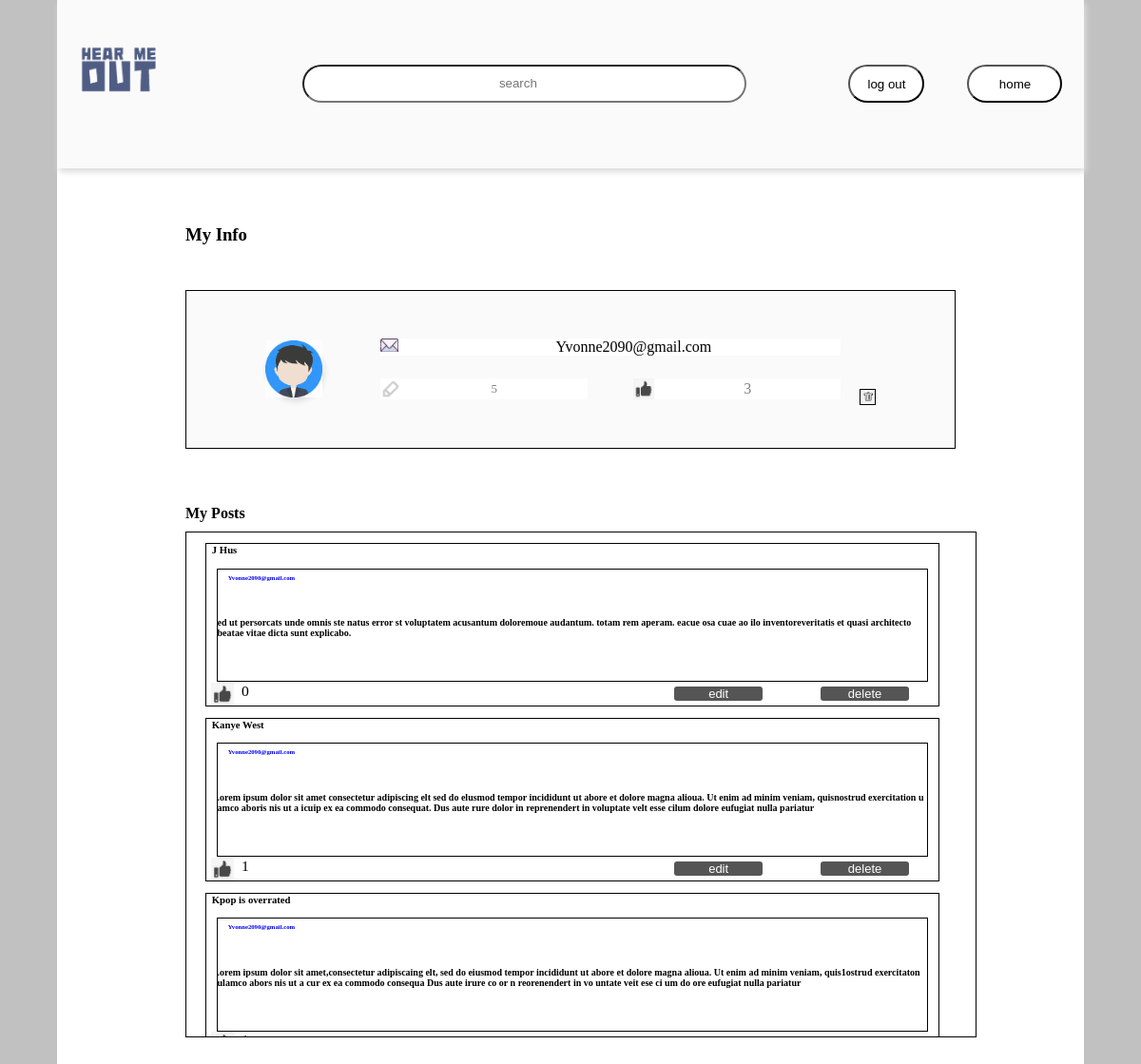
The page /personal/ (signed in) on the database its author committed.
### Account/models.py (models this page shows)
class Account(AbstractUser):
    avatar = models.URLField(verbose_name="customer avatar", default="/media/pic/default.jpg")
    is_deleted = models.BooleanField(default=False, verbose_name="is deleted")
    num_post = models.IntegerField(default=0)
    num_like = models.IntegerField(default=0)

### Post/models.py (models this page shows)
class Topic(models.Model):
    name = models.CharField(max_length=256, verbose_name="topic name")
    like = models.IntegerField(default=0)
    customer_id = models.ForeignKey(to=Account, on_delete=models.CASCADE, related_name="customers", null=True)
    category = models.ForeignKey(to='Category', on_delete=models.CASCADE, null=True)
    content = models.TextField()
    uuid = models.UUIDField()
    num_comment = models.IntegerField(default=0)

### front/views.py (the view, shortened to what this page needs)
# urls.py: path("personal/", personal_page, name="personal"),
def personal_page(request):
    user = request.user
    info = AccountInformationSerializer(user).data
    comment = Account.objects.get(id=user.id).customers_comment.all()[::-1]
    res_lst = []
    topic = Account.objects.get(id=user.id).customers.all()[::-1]
    for t in topic:
        res_lst.append({
            "topic_name": t.name,
            "topic_uuid": t.uuid,
            "comment_uuid": t.uuid,
            "numlike": t.like,
            "content": t.content,
            "images": [img.url for img in t.topicpicture_set.all()]
        })
    return render(request, "account.html", context={"info": info, "res": res_lst})

### templates/account.html (shortened to what this page needs)
{% load static %}
<html lang="en">
<head>
    <link rel="stylesheet" href="/static/front/css/account.css">
</head>
<body>
<div class="container">
    <div class="container_header">
        <div class="container_header_left">
            <div class="logo">
                <img src="/static/img/logo.png">
            </div>
        </div>
        <div class="contianer_header_middle">
            <input type="search" name="search" placeholder="search" class="search">
        </div>
        <div class="container_header_right">
            <button class="login">
                log out
            </button>
            <button class="account" onclick='window.open("{% url 'index' %}")'>
                home
            </button>
        </div>
    </div>
    <div class="container_middle">
        <h3>My Info</h3>
        <div class="Info">
            <div class="pic_wai">
                <div class="pic">
                    <img src={{ info.avatar }}>
                </div>
            </div>
            <div class="basic_info">
                <div class="basic_top">
                    <div class="basic_top_left">
                        <img src="/static/img/email.jpg" alt="">
                    </div>
                    <div class="basic_top_right">
                        {{ info.email }}
                    </div>
                </div>
                <div class="basic_bottom">
                    <div class="basic_bottom_left">
                        <div class="post_left">
                            <img src="/static/img/pencil_no.png" alt="">
                        </div>
                        <div class="post_right">
                            {{ info.num_post }}
                        </div>
                    </div>
                    <div class="basic_bottom_right">
                        <div class="like_left">
                            <img src="/static/img/like.jpg" alt="">
                        </div>
                        <div class="like_right">
                            {{ info.num_like }}
                        </div>
                    </div>
                </div>
            </div>
            <div class="delete_account">
                <img src="/static/img/trash.png" onclick="delete_account('{{ info.email }}')">
            </div>
        </div>
    </div>
    <div class="container_bottom">
        <div class="container_bottom_middle show_hide">
            <div class="title">
                <h4>My Posts</h4>
            </div>
            <div class="main_container">
                {% for r in res %}
                    <div class="topic_1">
                        <div class="Topic" onclick="window.open('{% url 'content' uuid=r.topic_uuid %}')">
                            <h6>{{ r.topic_name }}</h6>
                        </div>
                        <div class="content" onclick="window.open('{% url 'content' uuid=r.topic_uuid %}')">
                            <div class="useremail">
                                <h6>{{ info.email }}</h6>
                            </div>
                            <div class="users_comment">
                                <h4>{{ r.content }}</h4>
                            </div>
                        </div>
                        <div class="like">
                            <div class="like_icon">
                                <img src="/static/img/like.jpg" onclick="add()" alt="">
                                <span id="addtext">
                                    {{ r.numlike }}
                                </span>
                            </div>
                            <div class="operate">
                                <button>
                                    edit
                                </button>
                                <button onclick="delete_comment_post('{{ r.comment_uuid }}')">
                                    delete
                                </button>
                            </div>
                        </div>
                    </div>
                {% endfor %}
            </div>
        </div>
    </div>
</div>
</body>
</html>

### rows shown on the page
Account: avatar (placeholder picture), email "Yvonne2090@gmail.com", email "Yvonne2090@gmail.com" "Yvonne2090@gmail.com" "Yvonne2090@gmail.com"
Topic: topic_name "J Hus", content "ed ut persorcats unde omnis ste natus error st voluptatem acusantum doloremoue audantum. totam rem aperam. eacue osa cuae ao ilo inventoreveritatis et quasi architecto beatae vitae dicta sunt explicabo."
Topic: topic_name "Kanye West", content ".orem ipsum dolor sit amet consectetur adipiscing elt sed do elusmod tempor incididunt ut abore et dolore magna alioua. Ut enim ad minim veniam, quisnostrud exercitation u amco aboris nis ut a icuip ex ea commodo consequat. Dus aute rure dolor in reprenendert in voluptate velt esse cilum dolore eufugiat nulla pariatur"
Topic: topic_name "Kpop is overrated", content ".orem ipsum dolor sit amet,consectetur adipiscaing elt, sed do eiusmod tempor incididunt ut abore et dolore magna alioua. Ut enim ad minim veniam, quis1ostrud exercitaton ulamco abors nis ut a cur ex ea commodo consequa Dus aute irure co or n reorenendert in vo untate veit ese ci um do ore eufugiat nulla pariatur"

### other values the page prints
{{ info.num_post }} "5"
{{ info.num_like }} "3"
{{ r.numlike }} "0" "1"
